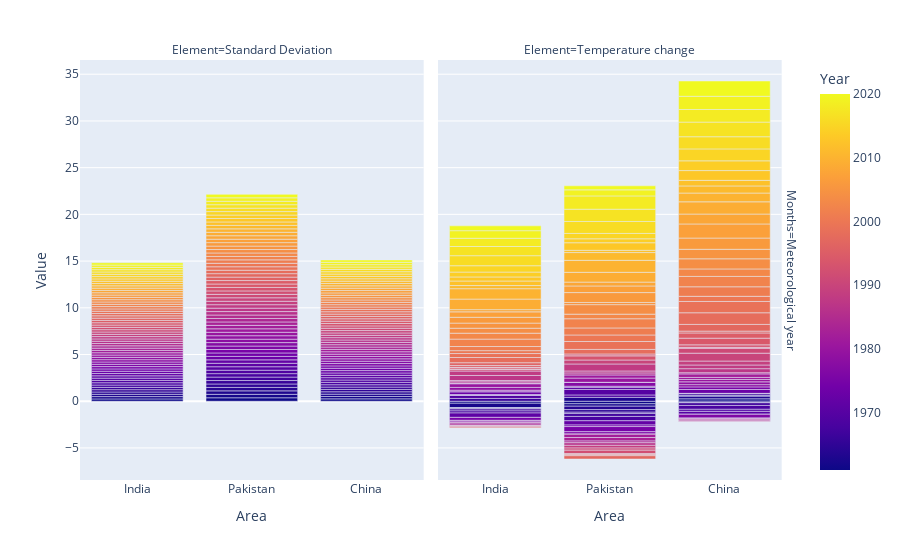

Source (notebook cell):
### Code cell
import plotly.express as px
df = pd.read_csv("temp_change.csv")
fig = px.bar(df, x="Area", y="Value", color="Year", barmode="group", facet_row="Months", facet_col="Element")
fig.show()

### Figure 1 — Plotly figure (JSON) as saved in the notebook; plotly's stock layout.template omitted (floating-point values rounded to 4 significant figures; data arrays with more than 128 entries replaced by an {"elided": "..."} marker saying what was removed)
{"data": [{"alignmentgroup": "True", "hovertemplate": "Months=Meteorological year<br>Element=Standard Deviation<br>Area=%{x}<br>Value=%{y}<br>Year=%{marker.color}<extra></extra>", "legendgroup": "", "marker": {"color": {"elided": "180 int values"}, "coloraxis": "coloraxis", "pattern": {"shape": ""}}, "name": "", "offsetgroup": "", "orientation": "v", "showlegend": false, "textposition": "auto", "type": "bar", "x": {"elided": "180 str values"}, "xaxis": "x", "y": {"elided": "180 float values"}, "yaxis": "y"}, {"alignmentgroup": "True", "hovertemplate": "Months=Meteorological year<br>Element=Temperature change<br>Area=%{x}<br>Value=%{y}<br>Year=%{marker.color}<extra></extra>", "legendgroup": "", "marker": {"color": {"elided": "180 int values"}, "coloraxis": "coloraxis", "pattern": {"shape": ""}}, "name": "", "offsetgroup": "", "orientation": "v", "showlegend": false, "textposition": "auto", "type": "bar", "x": {"elided": "180 str values"}, "xaxis": "x2", "y": {"elided": "180 float values"}, "yaxis": "y2"}], "layout": {"annotations": [{"font": {}, "showarrow": false, "text": "Element=Standard Deviation", "x": 0.24, "xanchor": "center", "xref": "paper", "y": 1, "yanchor": "bottom", "yref": "paper"}, {"font": {}, "showarrow": false, "text": "Element=Temperature change", "x": 0.74, "xanchor": "center", "xref": "paper", "y": 1, "yanchor": "bottom", "yref": "paper"}, {"font": {}, "showarrow": false, "text": "Months=Meteorological year", "textangle": 90, "x": 0.98, "xanchor": "left", "xref": "paper", "y": 0.5, "yanchor": "middle", "yref": "paper"}], "barmode": "group", "coloraxis": {"colorbar": {"title": {"text": "Year"}}, "colorscale": [[0, "#0d0887"], [0.1111, "#46039f"], [0.2222, "#7201a8"], [0.3333, "#9c179e"], [0.4444, "#bd3786"], [0.5556, "#d8576b"], [0.6667, "#ed7953"], [0.7778, "#fb9f3a"], [0.8889, "#fdca26"], [1, "#f0f921"]]}, "legend": {"tracegroupgap": 0}, "margin": {"t": 60}, "xaxis": {"anchor": "y", "domain": [0, 0.48], "title": {"text": "Area"}}, "xaxis2": {"anchor": "y2", "domain": [0.5, 0.98], "matches": "x", "title": {"text": "Area"}}, "yaxis": {"anchor": "x", "domain": [0, 1], "title": {"text": "Value"}}, "yaxis2": {"anchor": "x2", "domain": [0, 1], "matches": "y", "showticklabels": false}}}
